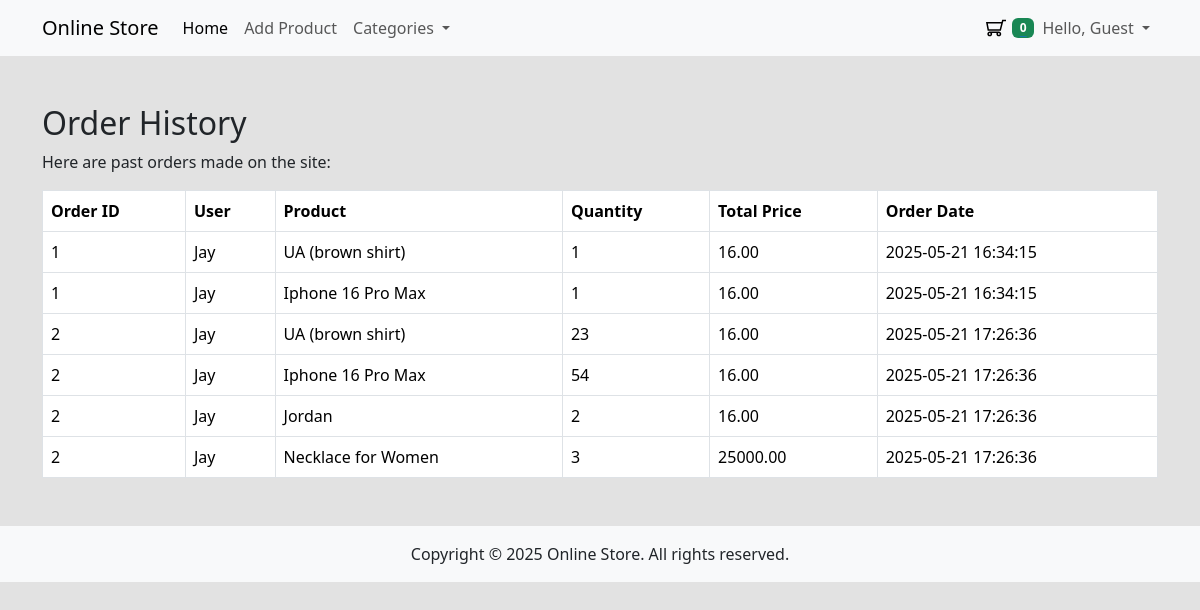
Page /dashboard.php on the committed database.
### tables this page shows
CREATE TABLE `orders` (
  `id` int(11) NOT NULL,
  `customer_id` int(11) DEFAULT NULL,
  `guest_name` varchar(255) DEFAULT NULL,
  `guest_phone` varchar(20) DEFAULT NULL,
  `guest_address` varchar(255) DEFAULT NULL,
  `total` decimal(10,2) NOT NULL,
  `created_at` timestamp NOT NULL DEFAULT current_timestamp(),
  `updated_at` timestamp NOT NULL DEFAULT current_timestamp() ON UPDATE current_timestamp()
);

CREATE TABLE `users` (
  `id` int(11) NOT NULL,
  `name` varchar(255) NOT NULL,
  `email` varchar(255) NOT NULL,
  `password` varchar(255) NOT NULL,
  `address` varchar(255) DEFAULT NULL,
  `phone` varchar(20) DEFAULT NULL,
  `birthdate` date DEFAULT NULL,
  `created_at` timestamp NOT NULL DEFAULT current_timestamp(),
  `updated_at` timestamp NOT NULL DEFAULT current_timestamp() ON UPDATE current_timestamp()
);

CREATE TABLE `products` (
  `id` int(11) NOT NULL,
  `category_id` int(11) NOT NULL,
  `name` varchar(255) NOT NULL,
  `description` text DEFAULT NULL,
  `price` decimal(10,2) NOT NULL,
  `slug` varchar(255) NOT NULL,
  `image_path` varchar(255) DEFAULT NULL,
  `created_at` timestamp NOT NULL DEFAULT current_timestamp(),
  `updated_at` timestamp NOT NULL DEFAULT current_timestamp() ON UPDATE current_timestamp()
);

CREATE TABLE `order_details` (
  `id` int(11) NOT NULL,
  `order_id` int(11) NOT NULL,
  `product_id` int(11) NOT NULL,
  `quantity` int(11) NOT NULL,
  `price` decimal(10,2) NOT NULL,
  `subtotal` decimal(10,2) NOT NULL
);

### helpers/functions.php (called while the page is built, shortened)
<?php
function template($path) {
    include 'templates/' . $path;
}
function countCart() {
    return 0;
}

### app/includes/database.php (called while the page is built, shortened)
<?php
class Database {
    private $host = "localhost";
    private $db_name = "ecommerce-website";
    private $username = "root";
    private $password = "";
    protected $conn;
    public function __construct() {
        try {
            $this->conn = new \PDO("mysql:host=" . $this->host . ";dbname=" . $this->db_name, $this->username, $this->password);
            $this->conn->setAttribute(\PDO::ATTR_ERRMODE, \PDO::ERRMODE_EXCEPTION);
        } catch (\PDOException $e) {
            die("Connection failed: " . $e->getMessage());
        }
    }
    public function getConnection() {
        return $this->conn;
    }
}

### app/models/Checkout.php (called while the page is built, shortened)
<?php
class Checkout extends Database
{
    private $db;
    public function __construct()
    {
        $this->db = $this->getConnection();
    }
    public function getAllOrders()
    {
        $sql = "SELECT o.id, u.name AS user_name, p.name AS product_name, od.quantity, od.price AS total_price, o.created_at AS order_date
                FROM orders o
                LEFT JOIN users u ON o.customer_id = u.id
                LEFT JOIN order_details od ON o.id = od.order_id
                LEFT JOIN products p ON od.product_id = p.id";
        $stmt = $this->db->prepare($sql);
        $stmt->execute();
        return $stmt->fetchAll(\PDO::FETCH_ASSOC);
    }
}

### dashboard.php (the view, shortened to what this page needs)
<?php include 'helpers/functions.php'; ?>
<?php template('header.php'); ?>
<?php
$orders = new Checkout();
?>
<div class="container my-5">
    <h2>Order History</h2>
    <p>Here are past orders made on the site:</p>
    <table class="table table-bordered">
        <thead>
            <tr>
                <th>Order ID</th>
                <th>User</th>
                <th>Product</th>
                <th>Quantity</th>
                <th>Total Price</th>
                <th>Order Date</th>
            </tr>
        </thead>
        <tbody>
            <?php
            foreach ($orders->getAllOrders() as $order) {
                echo '<tr>';
                echo '<td>' . htmlspecialchars($order['id']) . '</td>';
                echo '<td>' . htmlspecialchars($order['user_name']) . '</td>';
                echo '<td>' . htmlspecialchars($order['product_name']) . '</td>';
                echo '<td>' . htmlspecialchars($order['quantity']) . '</td>';
                echo '<td>' . htmlspecialchars($order['total_price']) . '</td>';
                echo '<td>' . htmlspecialchars($order['order_date']) . '</td>';
                echo '</tr>';
            }
            ?>
        </tbody>
    </table>
</div>
<?php template('footer.php'); ?>

### templates/header.php (shortened to what this page needs)
<!DOCTYPE html>
<html lang="en">
<head>
    <link rel="stylesheet" href="assets/css/bootstrap.min.css">
    <link rel="stylesheet" href="assets/css/styles.css">
</head>
<body class="store-body">
    <nav class="navbar navbar-expand-lg bg-body-tertiary">
    <div class="container">
        <a class="navbar-brand" href="index.php">Online Store</a>
        <div class="collapse navbar-collapse" id="navbarSupportedContent">
            <ul class="navbar-nav me-auto mb-2 mb-lg-0">
                <li class="nav-item">
                    <a class="nav-link active" aria-current="page" href="index.php">Home</a>
                </li>
                <li class="nav-item">
                    <a class="nav-link" href="add-product.php">Add Product</a>
                </li>
                <li class="nav-item dropdown">
                    <a class="nav-link dropdown-toggle" href="#" role="button" data-bs-toggle="dropdown" aria-expanded="false">
                        Categories
                    </a>
                </li>
            </ul>
            <a class="icon-link" href="cart.php">
                <span class="badge bg-success"><?php echo countCart(); ?></span>
            </a>
            <ul class="navbar-nav mb-2 mb-lg-0">
                <li class="nav-item dropdown">
                    <a class="nav-link dropdown-toggle" href="#" role="button" data-bs-toggle="dropdown" aria-expanded="false">
                        Hello, <?php echo isset($_SESSION['user']) ? $_SESSION['user']['name'] : 'Guest'; ?>
                    </a>
                </li>
            </ul>
        </div>
    </div>
    </nav>

### templates/footer.php (shortened to what this page needs)
    <footer class="bg-light text-center text-lg-start">
        <div class="text-center p-3">
            Copyright © 2025 Online Store. All rights reserved.
        </div>
    </footer>
</body>
</html>

### assets/css/styles.css (style rules this page uses)
.store-body { background-color: #e2e2e2 }

### rows in the picture
orders: id "1", customer.name "Jay", products.name "UA (brown shirt)", order_details.quantity "1", order_details.price "16.00", created_at "2025-05-21 16:34:15", products.name "Iphone 16 Pro Max"
orders: id "2", customer.name "Jay", products.name "UA (brown shirt)", order_details.quantity "23", order_details.price "16.00", created_at "2025-05-21 17:26:36", products.name "Iphone 16 Pro Max", order_details.quantity "54", products.name "Jordan", order_details.quantity "2", products.name "Necklace for Women", order_details.quantity "3", order_details.price "25000.00"

### other values in the picture
countCart() "0"
